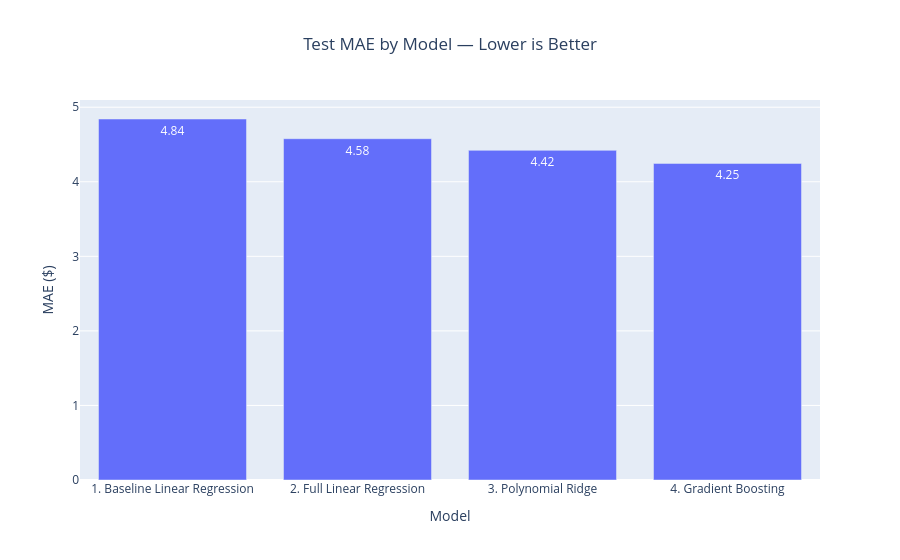

The notebook cell this image was saved under:
### Markdown cell above
## Compare MAE

### Code cell
fig = px.bar(
    comparison,
    x='Model',
    y='MAE',
    text=comparison['MAE'].round(2),
    title='Test MAE by Model — Lower is Better',
    labels={'MAE': 'MAE ($)'}
)

fig.update_layout(title=dict(x=0.5, xanchor='center'))
fig.show()

### Figure 1 — Plotly figure (JSON) as saved in the notebook; plotly's stock layout.template omitted (floating-point values rounded to 4 significant figures)
{"data": [{"hovertemplate": "Model=%{x}<br>MAE ($)=%{y}<br>text=%{text}<extra></extra>", "legendgroup": "", "marker": {"color": "#636efa", "pattern": {"shape": ""}}, "name": "", "orientation": "v", "showlegend": false, "text": [4.84, 4.58, 4.42, 4.25], "textposition": "auto", "type": "bar", "x": ["1. Baseline Linear Regression", "2. Full Linear Regression", "3. Polynomial Ridge", "4. Gradient Boosting"], "xaxis": "x", "y": [4.842, 4.578, 4.422, 4.246], "yaxis": "y"}], "layout": {"barmode": "relative", "legend": {"tracegroupgap": 0}, "title": {"text": "Test MAE by Model — Lower is Better", "x": 0.5, "xanchor": "center"}, "xaxis": {"anchor": "y", "domain": [0, 1], "title": {"text": "Model"}}, "yaxis": {"anchor": "x", "domain": [0, 1], "title": {"text": "MAE ($)"}}}}
